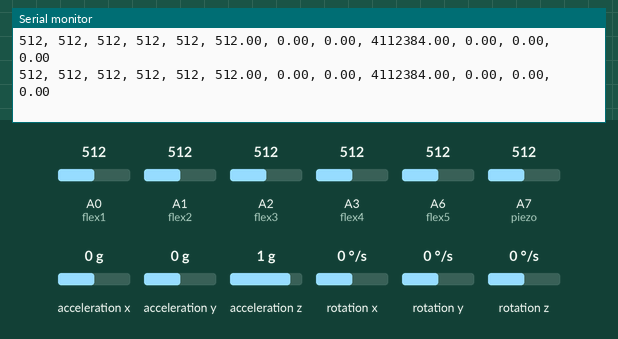
The sketch below on a simulated Arduino Nano, built with avr-gcc and run on an emulated ATmega328P. Shown: the last lines printed to the serial monitor. The test bench sets the inputs (shaded band); at power-on: A3 (flex4) = 512, A0 (flex1) = 512, A1 (flex2) = 512, A2 (flex3) = 512, A6 (flex5) = 512, A7 (piezo) = 512, acceleration x 0 g, acceleration y 0 g, acceleration z 1 g, rotation x 0 °/s, rotation y 0 °/s, rotation z 0 °/s.

Above: at 15.2 s.
15.3 s: A3 (flex4) set to 104
At 15.33 s:
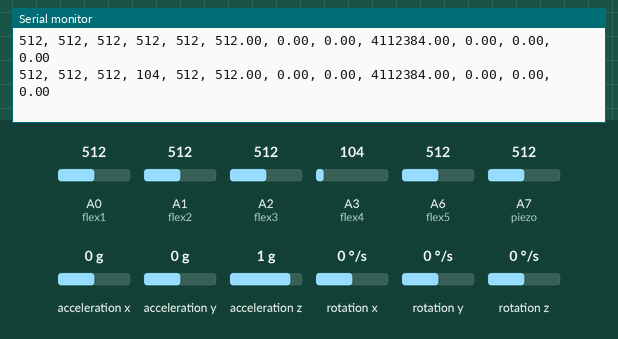
18.3 s: A3 (flex4) set to 90
At 18.38 s:
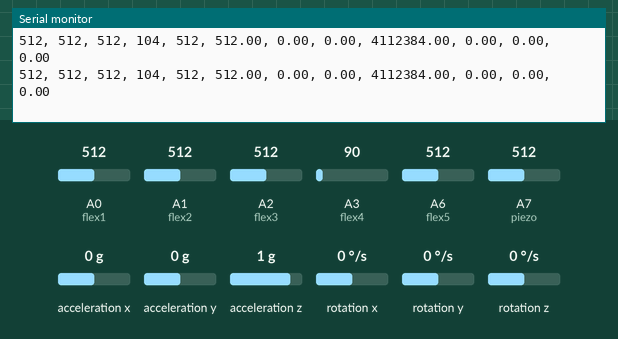
Timing chart, 0 to 20.8 s (numbered marks = the images above; inputs shaded):
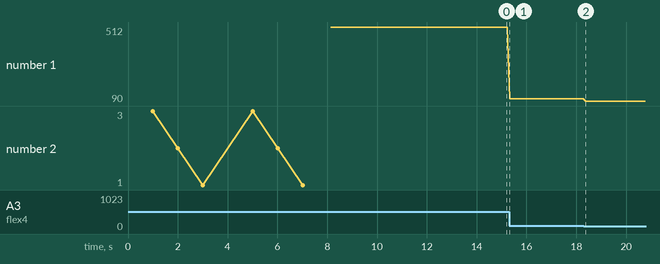

Measured:
- after the input at 15.3 s, the serial monitor: prints a new line at once (image 1)
- plotted number 1: 512 → 104 after the input at 15.3 s, 104 → 90 after the input at 18.3 s

The sketch:

datacollection.ino
```cpp
#define flex1 A0
#define flex2 A1
#define flex3 A2
#define flex4 A3
#define piezo A7
#define flex5 A6


#include "Wire.h"
#include "I2Cdev.h"
#include "MPU6050.h"

MPU6050 mpu;

float acceleration[3] = {};
float gyro[3] = {};
float temperature = 0;


   float piezoi=0;
   int flexA[5] = {0,0,0,0,0};
   int flexMax[5] = {0,0,0,0,0};
   int flexMin[5] = {0,0,0,0,0};

   float accelError[3] = {0, 0, 0};
float gyroError[3] = {0, 0, 0};
float accelLastError[3] = {0, 0, 0};
float gyroLastError[3] = {0, 0, 0};
float accelIntegral[3] = {0, 0, 0};
float gyroIntegral[3] = {0, 0, 0};

//pid
float accelPID[3] = {0, 0, 0};
float gyroPID[3] = {0, 0, 0};

// the setup routine runs once when you press reset:
void setup() {
  Serial.begin(115200);
  Wire.begin();
  Serial.println("Initializing MPU6050...");
  mpu.initialize();
  if (mpu.testConnection()) {
    Serial.println("MPU6050 connection successful!");
  } else {
    Serial.println("MPU6050 connection failed!");
  }

  Serial.println("MPU6050 Found!");

  FlexCalibration();
}

void FlexCalibration()
{

  Serial.println("Flex in max positions in ");
  delay(1000);
  count(3);
  Serial.println("FLEX!");
  Read();
  copyArray(flexA, flexMax, 5);
  printiArray(flexMax, 5, true);
  Serial.println("Flex in min positions in ");
  delay(1000);
  count(3);
  Serial.println("FLEX!");
  Read();
  copyArray(flexA, flexMin, 5);
  printiArray(flexMin, 5, true);
  Serial.print("flex1, flex2, flex3, flex4, flex5, piezo, AccelX, AccelY, AccelZ, GyroX, GyroY, GyroZ");
}

void copyArray(int source[], int destination[], int size) {
  for (int i = 0; i < size; i++)
  {
    destination[i] = source[i];
  }
}

void printiArray(int arr[], int size, boolean line) {
  for (int i = 0; i < size; i++) {
    Serial.print(arr[i]);
    if (i < size - 1) {
      Serial.print(", ");
    }
  }
  if (line==true)
  {
    Serial.println();
  }
  else
  {
    Serial.print(", ");
  }
}

void printfArray(float arr[], int size, boolean line) {
  for (int i = 0; i < size; i++) {
    Serial.print(arr[i]);
    if (i < size - 1) {
      Serial.print(", ");
    }
  }
  if (line==true)
  {
    Serial.println();
  }
  else
  {
    Serial.print(", ");
  }
}

void count(int counter)
{
  for (int i = counter; i > 0; i--)
  {
    Serial.print(i);
    delay(1000);
  }
}

// the loop routine runs over and over again forever:
void loop() {
  // read the input on analog pin 0:

  Read();
  // // print out the value you read:
  printiArray(flexA, 5, false);
  Serial.print(String(piezoi) + ", ");
  printfArray(accelPID, 3, false);
  printfArray(gyroPID, 3, true);
  Serial.println();
  delay(100);
}

float kp = 250;
float ki = 0;
float kd = 150;
float PID(float setpoint, float measurement, float& integral, float& lastError)
{
  float error = setpoint - measurement;
  float proportional = kp * error;
  float derivative = kd * (error - lastError);
  lastError = error;
  integral = integral + error;
  float finIntegral = integral * ki;
  return (measurement - (proportional + finIntegral + derivative));
}

void Read()
{
  flexA[0] = analogRead(flex1);
  flexA[1] = analogRead(flex2);
  flexA[2] = analogRead(flex3);
  flexA[3] = analogRead(flex4);
  flexA[4] = analogRead(flex5);

  piezoi = analogRead(piezo);

  int16_t ax, ay, az, gx, gy, gz;
  mpu.getMotion6(&ax, &ay, &az, &gx, &gy, &gz);

  acceleration[0] = ax; //m/s^2
  acceleration[1] = ay;
  acceleration[2] = az;

  gyro[0] = gx; //rad/s
  gyro[1] = gy;
  gyro[2] = gz;

  //PID for acceleration
  for (int i = 0; i < 3; i++) {
    accelPID[i] = PID(0, acceleration[i], accelLastError[i], accelIntegral[i]);
  }

  //PID for gyroscope data
  for (int i = 0; i < 3; i++) {
    gyroPID[i] = PID(0, gyro[i], gyroLastError[i], gyroIntegral[i]);
  }
}
```
